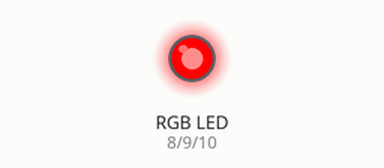
This sketch was run on a simulated Arduino Uno, built with avr-gcc and run on an emulated ATmega328P. Shown: an RGB LED mixed from three pins (HIGH = lit).

Above: at 0.5 s.
At 1.5 s:
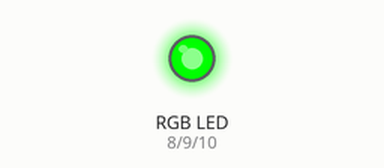
At 5.5 s:
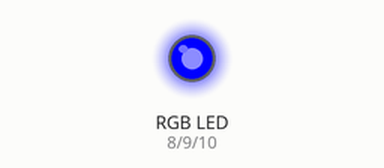
Timing chart, 0 to 6.9 s (numbered marks = the images above):
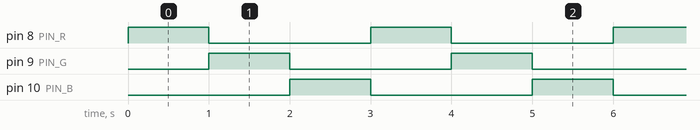

Measured:
- by itself, pin 8 (PIN_R), pin 9 (PIN_G), pin 10 (PIN_B): alternates HIGH for 1.0 s and LOW for 2.0 s
- by itself, everything shown: repeats every 3.0 s, in 3 steps

The sketch:

TestRgbLed.ino
```cpp
#define PIN_R (8)
#define PIN_G (9)
#define PIN_B (10)

void setup() {
  // put your setup code here, to run once:
  pinMode(PIN_R, OUTPUT);
  pinMode(PIN_G, OUTPUT);
  pinMode(PIN_B, OUTPUT);
}

void loop() {
  // put your main code here, to run repeatedly:
  digitalWrite(PIN_B, LOW);
  digitalWrite(PIN_R, HIGH);
  delay(1000);
  digitalWrite(PIN_R, LOW);
  digitalWrite(PIN_G, HIGH);
  delay(1000);
  digitalWrite(PIN_G, LOW);
  digitalWrite(PIN_B, HIGH);
  delay(1000);
}
```
